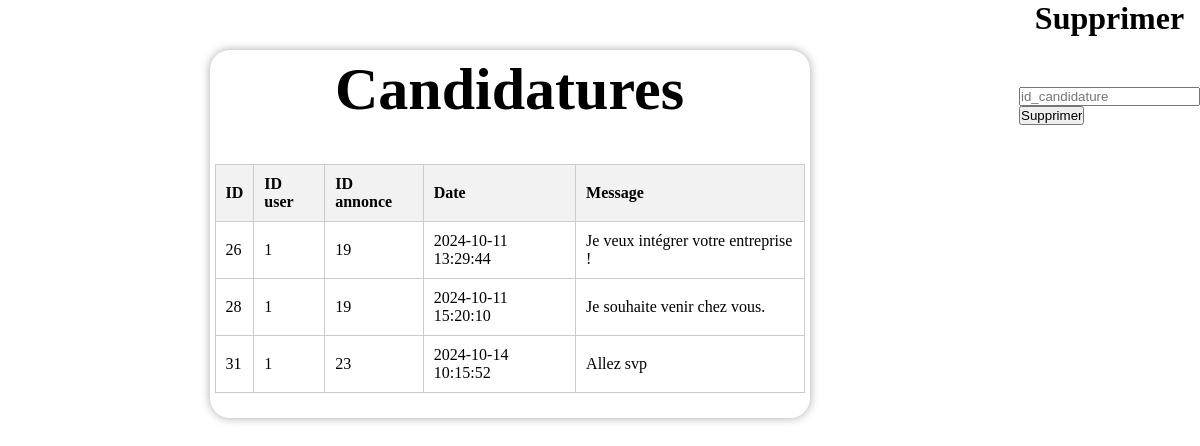
Page /admin/candidatures/candidsupp.php on the committed database.
### tables this page shows
CREATE TABLE `candidatures` (
  `id_candidature` int NOT NULL,
  `id_users` int NOT NULL,
  `id_annonces` int NOT NULL,
  `date` timestamp NOT NULL DEFAULT CURRENT_TIMESTAMP,
  `message` varchar(300) NOT NULL
);

### admin/candidatures/candidsupp.php (the view, shortened to what this page needs)
<?php
include '../../include/supp/suppcandid.php';
$query = $db->prepare("SELECT * FROM candidatures");
$query->execute();
$results = $query->fetchAll(PDO::FETCH_ASSOC);
?>
<!DOCTYPE html>
<html lang="en">
<head>
    <link rel="stylesheet" href="../../css/stylelogin.css">
</head>
<body>
    <div class="container">
        <h1>Candidatures</h1>
        <table border="1">
            <thead>
                <tr>
                    <th>ID</th>
                    <th>ID user</th>
                    <th>ID annonce</th>
                    <th>Date</th>
                    <th>Message</th>
                </tr>
            </thead>
            <tbody>
                <?php
                foreach ($results as $row): ?>
                    <tr>
                        <td><?php echo htmlspecialchars($row['id_candidature']); ?></td>
                        <td><?php echo htmlspecialchars($row['id_users']); ?></td>
                        <td><?php echo htmlspecialchars($row['id_annonces']); ?></td>
                        <td><?php echo htmlspecialchars($row['date']); ?></td>
                        <td><?php echo htmlspecialchars($row['message']); ?></td>
                    </tr>
                <?php endforeach; ?>
            </tbody>
        </table>
    </div>
    <div class="container2">
        <div class="modif">
            <h1>Supprimer</h1>
            <form method="POST">
                <input type="text" name="id_candidature" id="id_candidature" placeholder="id_candidature"
                    required><br />
                <input type="submit" name="send" id="send" value="Supprimer">
            </form>
        </div>
    </div>
</body>
</html>

### css/stylelogin.css (style rules this page uses)
* { margin: 0; padding: 0; box-sizing: border-box; }
.container h1 { font-size: 60px; margin-bottom: 40px; }
.modif h1 { text-align: center; margin-bottom: 50px; }
body { display: flex; flex-direction: row; }
.container:has(table) { width: auto; height: auto; }
body { max-width: 100%; overflow-x: hidden; }
.container { margin: 50px auto; padding: 5px; border-radius: 20px; display: flex; align-items: center; justify-content: center; flex-direction: column; width: 100%; max-width: 600px; background-color: white; box-shadow: 0 0px 10px darkgray; }
table { width: 100%; border-collapse: collapse; margin-bottom: 20px; }
th, td { border: 1px solid #ccc; padding: 10px; text-align: left; word-wrap: break-word; }
th { background-color: #f2f2f2; }
.container:has(table) { width: 100%; }

### rows in the picture
candidatures: id_candidature "26", id_users "1", id_annonces "19", date "2024-10-11 13:29:44", message "Je veux intégrer votre entreprise !"
candidatures: id_candidature "28", id_users "1", id_annonces "19", date "2024-10-11 15:20:10", message "Je souhaite venir chez vous."
candidatures: id_candidature "31", id_users "1", id_annonces "23", date "2024-10-14 10:15:52", message "Allez svp"
